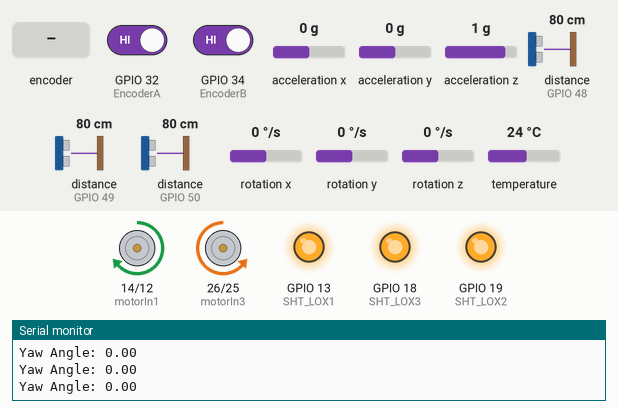
Simulated run of this sketch. Board: ESP32. Shown: motor-driver pin pairs drawn as motors (green arrow = first pin HIGH = forward, orange = second pin HIGH = backward, longer = more drive, scaled by the enable pin), output pins drawn as LEDs (lit = HIGH), the last lines printed to the serial monitor. Inputs (shaded band) come from the test bench; at power-on: rotation z 0 °/s, distance to the obstacle (sensors on GPIO 50, GPIO 48, GPIO 49) 80 cm, GPIO 32 (EncoderA) HIGH, GPIO 34 (EncoderB) HIGH, acceleration x 0 g, acceleration y 0 g, acceleration z 1 g, rotation x 0 °/s, rotation y 0 °/s, temperature 24 °C.

Above: at 4.4 s.
4.5 s: rotation z set to 24 °/s
7.5 s: rotation z set to 29 °/s
At 7.92 s:
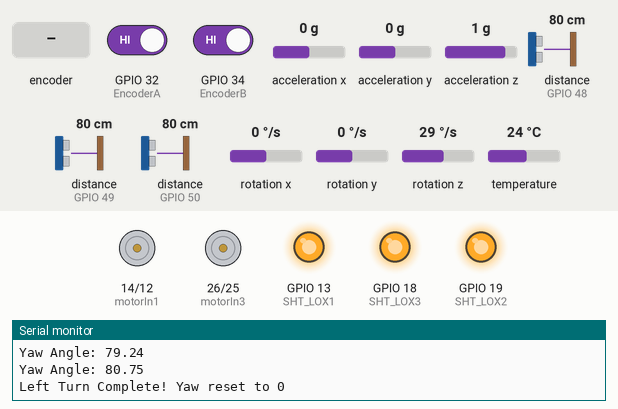
9.5 s: distance to the obstacle (sensor on GPIO 50) set to 17 cm
12.0 s: distance to the obstacle (sensor on GPIO 50) set to 14 cm
15.0 s: rotary encoder on GPIO 32 (EncoderA) / GPIO 34 (EncoderB) turned 1 step (first pin leading)
At 16.0 s:
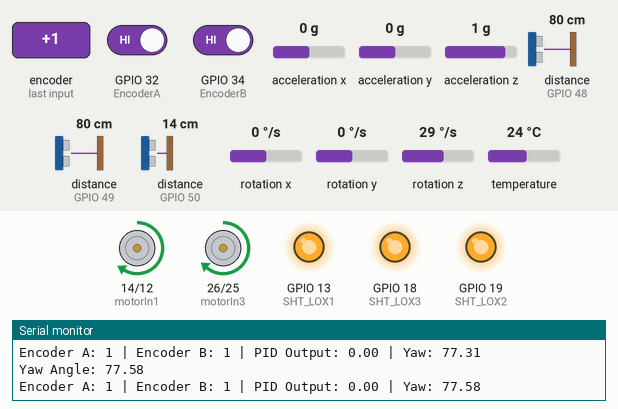
Timing chart, 0 to 17.7 s (numbered marks = the images above; inputs shaded):
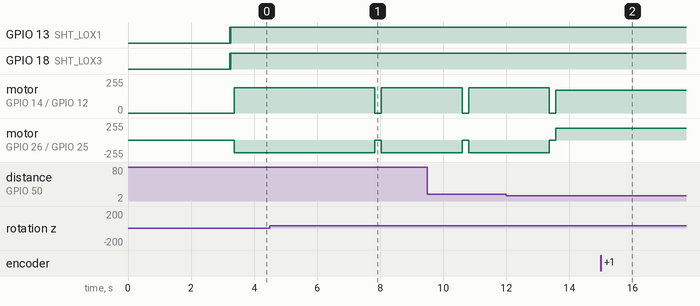

Measured:
- the behaviour switches between 27 and 28 °/s on rotation z (found by bisection; images 0 and 1)
- after the input at 15.0 s, motor on GPIO 26 (motorIn3) / GPIO 25 (motorIn4): forward 180/255 → forward 179/255 after 0.05 s, → forward 180/255 0.03 s later

The sketch:

leftleft.ino
```cpp
#include <Wire.h>
#include <Adafruit_MPU6050.h>
#include <Adafruit_Sensor.h>
#include <PID_v1_bc.h>
#include "Adafruit_VL53L0X.h"

// ===========================
// إعدادات محركات الروبوت
// ===========================
const int EnableA = 27;
const int motorIn1 = 14;
const int motorIn2 = 12;
const int EnableB = 4;
const int motorIn3 = 26;
const int motorIn4 = 25;

// ===========================
// إعدادات الإنكودر
// ===========================
const int EncoderA = 32;
const int EncoderB = 34;
volatile long encoderCountA = 0;
volatile long encoderCountB = 0;

// ===========================
// معايير الحركة
// ===========================
const int ticksPerCell = 140;          // عدد نبضات الإنكودر لمسافة خلية واحدة
const int targetTurnTicks = 50;         // (مثال) عدد نبضات للالتفاف باستخدام الإنكودر
// مدى الالتفاف لليمين (توقع أن تكون زاوية Yaw سالبة)
const int minTurnAngle = -100;
const int maxTurnAngle = -70;
// مدى الالتفاف لليسار (زاوية Yaw موجبة)
const int minTurnAngleLeft = 80;
const int maxTurnAngleLeft = 90;

const int correctionSpeed = 190;      // سرعة التصحيح باستخدام MPU

// ===========================
// متغيرات PID
// ===========================
double setpoint = 0, input, output;
double Kp = 0.35, Ki = 0.4, Kd = 0.05;
PID myPID(&input, &output, &setpoint, Kp, Ki, Kd, P_ON_E, DIRECT);
int baseSpeedA = 180;
int baseSpeedB = 180;

// ===========================
// إعدادات MPU6050
// ===========================
Adafruit_MPU6050 mpu;
float yaw = 0.0;
float gyroZBias = 0.0;
float gyroThreshold = 0.1;
unsigned long lastTime = 0;

// ===========================
// إعدادات حساس الليدار VL53L0X
// ===========================
// عناوين الأجهزة (يمكن تعديلها)
#define LOX1_ADDRESS 0x30   // سيتم استخدامه حسب التخصيص أدناه
#define LOX2_ADDRESS 0x31
#define LOX3_ADDRESS 0x32

// دبابيس التحكم بحالة التشغيل (shutdown) للحساسات
#define SHT_LOX1 13
#define SHT_LOX2 19
#define SHT_LOX3 18

// إنشاء كائنات الحساسات
Adafruit_VL53L0X lox1 = Adafruit_VL53L0X();  // سيتم تخصيصه لاحقًا
Adafruit_VL53L0X lox2 = Adafruit_VL53L0X();
Adafruit_VL53L0X lox3 = Adafruit_VL53L0X();

// معايير قياس المسافات (بالميليمتر)
const int minDistance = 15;   // أقل مسافة للكشف عن جدار
const int maxDistance = 150;  // أعلى مسافة للكشف عن جدار

// ===========================
// دوال الحساسات (LiDAR)
// ===========================

// تعيين العناوين للحساسات
void setID() {
  // إعادة تعيين جميع الحساسات
  digitalWrite(SHT_LOX1, LOW);
  digitalWrite(SHT_LOX2, LOW);
  digitalWrite(SHT_LOX3, LOW);
  delay(10);

  // إيقاظ جميع الحساسات
  digitalWrite(SHT_LOX1, HIGH);
  digitalWrite(SHT_LOX2, HIGH);
  digitalWrite(SHT_LOX3, HIGH);
  delay(10);

  // تهيئة الحساسات واحدًا تلو الآخر وفقاً للترتيب المطلوب:
  // - lox2 لتصبح الحساس الأمامي (بالعنوان LOX1_ADDRESS)
  // - lox3 لتصبح الحساس اليميني (بالعنوان LOX2_ADDRESS)
  // - lox1 لتصبح الحساس اليساري (بالعنوان LOX3_ADDRESS)

  // تهيئة الحساس الأمامي (استخدام lox2)
  digitalWrite(SHT_LOX2, HIGH);
  digitalWrite(SHT_LOX1, LOW);
  digitalWrite(SHT_LOX3, LOW);
  if (!lox2.begin(LOX1_ADDRESS)) {
    Serial.println(F("Failed to initialize RIGHT sensor (now FRONT)"));
    while (1);
  }
  delay(10);

  // تهيئة الحساس اليميني (استخدام lox3)
  digitalWrite(SHT_LOX3, HIGH);
  digitalWrite(SHT_LOX1, LOW);
  if (!lox3.begin(LOX2_ADDRESS)) {
    Serial.println(F("Failed to initialize LEFT sensor (now RIGHT)"));
    while (1);
  }
  delay(10);

  // تهيئة الحساس اليساري (استخدام lox1)
  digitalWrite(SHT_LOX1, HIGH);
  if (!lox1.begin(LOX3_ADDRESS)) {
    Serial.println(F("Failed to initialize FRONT sensor (now LEFT)"));
    while (1);
  }
}

// دوال القراءة من الحساسات
int readFrontDistance() {
  VL53L0X_RangingMeasurementData_t measure;
  lox2.rangingTest(&measure, false);  // استخدام lox2 للحساس الأمامي
  if (measure.RangeStatus != 4) {
    return measure.RangeMilliMeter;
  } else {
    return -1;
  }
}

int readRightDistance() {
  VL53L0X_RangingMeasurementData_t measure;
  lox3.rangingTest(&measure, false);  // استخدام lox3 للحساس اليميني
  if (measure.RangeStatus != 4) {
    return measure.RangeMilliMeter;
  } else {
    return -1;
  }
}

int readLeftDistance() {
  VL53L0X_RangingMeasurementData_t measure;
  lox1.rangingTest(&measure, false);  // استخدام lox1 للحساس اليساري
  if (measure.RangeStatus != 4) {
    return measure.RangeMilliMeter;
  } else {
    return -1;
  }
}

// دوال الكشف عن الجدار
bool wallFront() {
  int distance = readFrontDistance();
  return (distance >= minDistance && distance <= maxDistance);
}

bool wallRight() {
  int distance = readRightDistance();
  return (distance >= minDistance && distance <= maxDistance);
}

bool wallLeft() {
  int distance = readLeftDistance();
  return (distance >= minDistance && distance <= maxDistance);
}

// دالة لطباعة القراءات
void printSensorReadings() {
  int front = readFrontDistance();
  int right = readRightDistance();
  int left = readLeftDistance();

  Serial.print("Front: "); Serial.print(front);
  Serial.print(" mm, Right: "); Serial.print(right);
  Serial.print(" mm, Left: "); Serial.print(left);
  Serial.println(" mm");
}

// ===========================
// دوال المقاطعات (الإنكودر)
// ===========================
void IRAM_ATTR handleEncoderA() {
  encoderCountA++;
}

void IRAM_ATTR handleEncoderB() {
  encoderCountB++;
}

// ===========================
// دوال MPU6050 والمعايرة
// ===========================
void initMPU() {
    Wire.begin();
    if (!mpu.begin()) {
        Serial.println("Failed to initialize MPU6050");
        while (1);
    }
    Serial.println("MPU6050 initialized!");
    mpu.setAccelerometerRange(MPU6050_RANGE_8_G);
    mpu.setGyroRange(MPU6050_RANGE_500_DEG);
    mpu.setFilterBandwidth(MPU6050_BAND_21_HZ);
}

void calibrateGyro() {
    Serial.println("Calibrating gyroscope... Please keep the MPU6050 stationary.");
    delay(2000);
    float sumZ = 0.0;
    const int calibrationSamples = 100;
    for (int i = 0; i < calibrationSamples; i++) {
        sensors_event_t accel, gyro, temp;
        mpu.getEvent(&accel, &gyro, &temp);
        sumZ += gyro.gyro.z;
        delay(10);
    }
    gyroZBias = sumZ / calibrationSamples;
    Serial.print("Gyroscope Z-axis bias: ");
    Serial.println(gyroZBias, 6);
    Serial.println("Calibration complete!");
    lastTime = millis();
}

void updateYaw() {
    sensors_event_t accel, gyro, temp;
    mpu.getEvent(&accel, &gyro, &temp);
    unsigned long currentTime = millis();
    float dt = (currentTime - lastTime) / 1000.0;
    lastTime = currentTime;
    float correctedGyroZ = gyro.gyro.z - gyroZBias;
    correctedGyroZ *= 180.0 / M_PI;
    if (abs(correctedGyroZ) > gyroThreshold) {
        yaw += correctedGyroZ * dt;
        // إذا رغبت في عكس الإشارة (حسب تركيب المستشعر) فاستخدم:
        // yaw -= correctedGyroZ * dt;
    }
    Serial.print("Yaw Angle: ");
    Serial.println(yaw);
}

// ===========================
// دوال حركة الروبوت
// ===========================
void moveOneCell() {
    encoderCountA = 0;
    encoderCountB = 0;

    // تفعيل PID
    myPID.SetMode(AUTOMATIC);
    myPID.SetOutputLimits(-50, 50);

    // تشغيل المحركات للأمام
    analogWrite(EnableA, baseSpeedA);
    analogWrite(EnableB, baseSpeedB);
    digitalWrite(motorIn1, HIGH);
    digitalWrite(motorIn2, LOW);
    digitalWrite(motorIn3, HIGH);
    digitalWrite(motorIn4, LOW);

    while (encoderCountA < ticksPerCell || encoderCountB < ticksPerCell) {
        // حساب الفرق بين الإنكودرات لتصحيح المسار
        input = encoderCountA - encoderCountB;

        if (abs(input) > 0.5) {
            myPID.Compute();
        } else {
            output = 0;
        }

        // تصحيح السرعات بناءً على PID
        int adjustedSpeedA = baseSpeedA - output;
        int adjustedSpeedB = baseSpeedB + output;

        // تصحيح الميلان باستخدام Yaw
        updateYaw(); // تحديث زاوية Yaw أثناء الحركة
        if (yaw > 2) {
            adjustedSpeedA -= 10;
        } else if (yaw < -2) {
            adjustedSpeedB -= 10;
        }

        // ضبط الحدود المسموحة للسرعة
        adjustedSpeedA = constrain(adjustedSpeedA, 0, 255);
        adjustedSpeedB = constrain(adjustedSpeedB, 0, 255);

        // تطبيق السرعات المعدلة
        analogWrite(EnableA, adjustedSpeedA);
        analogWrite(EnableB, adjustedSpeedB);

        // طباعة معلومات التصحيح للتصحيح والتطوير
        Serial.print("Encoder A: "); Serial.print(encoderCountA);
        Serial.print(" | Encoder B: "); Serial.print(encoderCountB);
        Serial.print(" | PID Output: "); Serial.print(output);
        Serial.print(" | Yaw: "); Serial.println(yaw);

        delay(5); // تحديث سلس
    }

    // إيقاف المحركات بعد الوصول للنقطة المطلوبة
    analogWrite(EnableA, 0);
    analogWrite(EnableB, 0);
    delay(200); // تأخير بسيط للثبات
}

void turnRight() {
    encoderCountA = 0;
    encoderCountB = 0;
    yaw = 0;
    Serial.println("Turning Right...");

    // هنا يمكن تعديل المنطق حسب قيم yaw المناسبة للدوران لليمين
    while (yaw < 250 || yaw > 265) {
        updateYaw();
        analogWrite(EnableA, correctionSpeed);
        analogWrite(EnableB, correctionSpeed);
        digitalWrite(motorIn1, HIGH);
        digitalWrite(motorIn2, LOW);
        digitalWrite(motorIn3, LOW);
        digitalWrite(motorIn4, HIGH);
        delay(50);
    }

    analogWrite(EnableA, 0);
    analogWrite(EnableB, 0);
    yaw = 0;
    Serial.println("Right Turn Complete! Yaw reset to 0");
}

void turnLeft() {
    encoderCountA = 0;
    encoderCountB = 0;
    yaw = 0;
    Serial.println("Turning Left...");

    while (yaw < minTurnAngleLeft || yaw > maxTurnAngleLeft) {
        updateYaw();
        analogWrite(EnableA, correctionSpeed);
        analogWrite(EnableB, correctionSpeed);
        digitalWrite(motorIn1, HIGH);
        digitalWrite(motorIn2, LOW);
        digitalWrite(motorIn3, LOW);
        digitalWrite(motorIn4, HIGH);
        delay(50);
    }

    analogWrite(EnableA, 0);
    analogWrite(EnableB, 0);
    yaw = 0;
    Serial.println("Left Turn Complete! Yaw reset to 0");
}

// ===========================
// دالة الإعداد (setup)
// ===========================
void setup() {
    Serial.begin(115200);

    // إعداد مخارج المحركات
    pinMode(EnableA, OUTPUT);
    pinMode(motorIn1, OUTPUT);
    pinMode(motorIn2, OUTPUT);
    pinMode(EnableB, OUTPUT);
    pinMode(motorIn3, OUTPUT);
    pinMode(motorIn4, OUTPUT);

    // إعداد مداخل الإنكودر
    pinMode(EncoderA, INPUT_PULLUP);
    pinMode(EncoderB, INPUT_PULLUP);
    attachInterrupt(digitalPinToInterrupt(EncoderA), handleEncoderA, RISING);
    attachInterrupt(digitalPinToInterrupt(EncoderB), handleEncoderB, RISING);

    // تهيئة MPU6050 والمعايرة
    initMPU();
    calibrateGyro();

    // إعداد دبابيس الحساسات (shutdown)
    pinMode(SHT_LOX1, OUTPUT);
    pinMode(SHT_LOX2, OUTPUT);
    pinMode(SHT_LOX3, OUTPUT);

    Serial.println("Initializing LiDAR sensors...");
    setID();

    Serial.println("Setup complete.");
}

// ===========================
// دالة التنفيذ الرئيسية (loop)
// ===========================
void loop() {
    // 1. تحديث وطباعة قراءات الحساسات
    int frontDistance = readFrontDistance();
    int rightDistance = readRightDistance();
    int leftDistance = readLeftDistance();

    Serial.print("Front: "); Serial.print(frontDistance);
    Serial.print(" mm, Right: "); Serial.print(rightDistance);
    Serial.print(" mm, Left: "); Serial.println(leftDistance);

    // 2. التحقق مما إذا كان هناك جدار أم لا
    bool frontWall = (frontDistance >= minDistance && frontDistance <= maxDistance);
    bool rightWall = (rightDistance >= minDistance && rightDistance <= maxDistance);
    bool leftWall  = (leftDistance >= minDistance && leftDistance <= maxDistance);

    Serial.print("Front wall: "); Serial.print(frontWall);
    Serial.print(" | Right wall: "); Serial.print(rightWall);
    Serial.print(" | Left wall: "); Serial.println(leftWall);

    // 3. اتخاذ القرار بعد اكتمال جميع القراءات
    if (!leftWall) {
        Serial.println("Decision: Turn Left (left-hand rule)");
        turnLeft();
    }
    else if (!frontWall) {
        Serial.println("Decision: Go Forward (left-hand rule)");
        moveOneCell();
    }
    else if (!rightWall) {
        Serial.println("Decision: Turn Right (left-hand rule)");
        turnRight();
    }
    else {
        Serial.println("Decision: Turn Around (left-hand rule)");
        turnRight();
        delay(100);
        turnRight();
    }

    delay(100);
}
```
